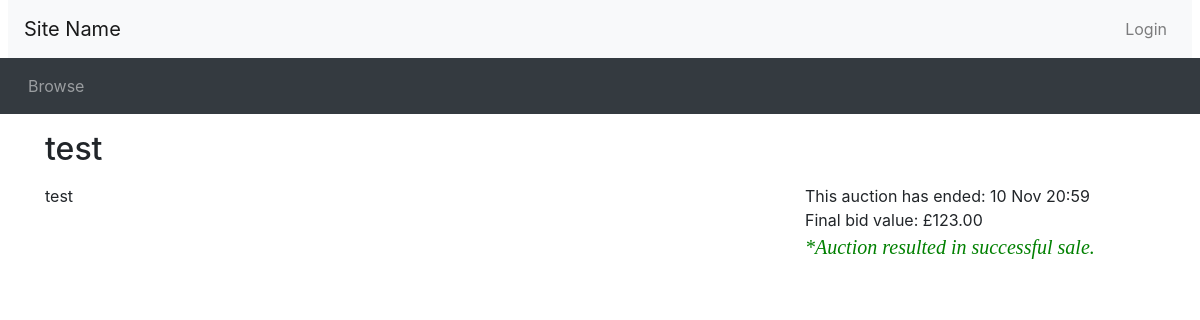
Screenshot of /listing.php?item_id=3 with the database file from the repository.
### tables this page shows
CREATE TABLE `itemauction`  (
  `auctionId` int(8) NOT NULL AUTO_INCREMENT,
  `auctionTitle` varchar(64) NOT NULL,
  `startDate` datetime(0) NULL DEFAULT NULL,
  `endDate` datetime(0) NULL DEFAULT NULL,
  `auctionStatus` varchar(10) NULL DEFAULT NULL,
  `startingPrice` decimal(10, 2) NULL DEFAULT NULL,
  `reservePrice` decimal(10, 2) NULL DEFAULT NULL,
  `sellerId` int(8) NULL DEFAULT NULL,
  `buyerId` int(8) NULL DEFAULT NULL,
  `bidPrice` decimal(10, 2) NULL DEFAULT NULL,
  `itemDescription` varchar(255) NOT NULL,
  `itemCondition` varchar(255) NULL DEFAULT NULL,
  `images` varchar(255) NULL DEFAULT NULL,
  `category` varchar(255) NOT NULL,
  `bid_number` int(8) NOT NULL DEFAULT 0,
  PRIMARY KEY (`auctionId`) USING BTREE
);

### listing.php (the view, shortened to what this page needs)
<?php include_once("header.php")?>
<?php
$DBHOST = "localhost";
$DBUSER = "root";
$DBPWD = "123456";
$DBNAME = "auction_3";
$conn = new mysqli($DBHOST, $DBUSER, $DBPWD, $DBNAME);
$auction_Id = $_GET['item_id'];
$query = "SELECT * from itemauction WHERE auctionId = ?";
$stmt = $conn->prepare($query);
$stmt->bind_param("i", $auction_Id);
$stmt->execute();
$result = $stmt->get_result();
$row = $result->fetch_assoc();
$auction_title = $row["auctionTitle"];
$item_description = $row["itemDescription"];
$current_price = $row["bidPrice"];
$end_date = $row["endDate"];
$reserve_price = $row["reservePrice"];
$now = new DateTime();
?>
<div class="container">
<div class="row">
  <div class="col-sm-8">
    <h2 class="my-3"><?php echo($auction_title); ?></h2>
  </div>
</div>
<div class="row">
  <div class="col-sm-8">
    <div class="itemDescription">
    <?php echo($item_description); ?>
    </div>
  </div>
  <div class="col-sm-4">
    <p>
<?php if ($now > date_create($end_date)): ?>
     This auction has ended: <?php
     echo(date_format(date_create($end_date), "j M H:i")) ?>
     <?php echo "<br> Final bid value: £$current_price";
      $statement_status = "UPDATE itemauction SET auctionStatus=? WHERE auctionId=?";
      if ($current_price < $reserve_price)
      {
      echo '<br><i style="color:red;font-size:20px;font-family:calibri ;">
      *Auction resulted in unsuccessful sale due to in sufficient bidding. </i> ';
      $auction_status = "Cancelled";
      $stmt = $conn->prepare($statement_status);
      $stmt->bind_param("si", $auction_status, $auction_Id );
      $stmt->execute();
      }
      else
      {
      echo '<br><i style="color:green;font-size:20px;font-family:calibri ;">
      *Auction resulted in successful sale. </i> ';
      }
     ?>
<?php endif ?>
  </div>
</div>
<?php include_once("footer.php")?>

### rows the page displays
itemauction: auctionTitle "test", itemDescription "test", endDate "10 Nov 20:59", bidPrice "123.00"
